Frame 1 (no input): blank canvas, image omitted
Frame 60 (no input): blank canvas, image omitted
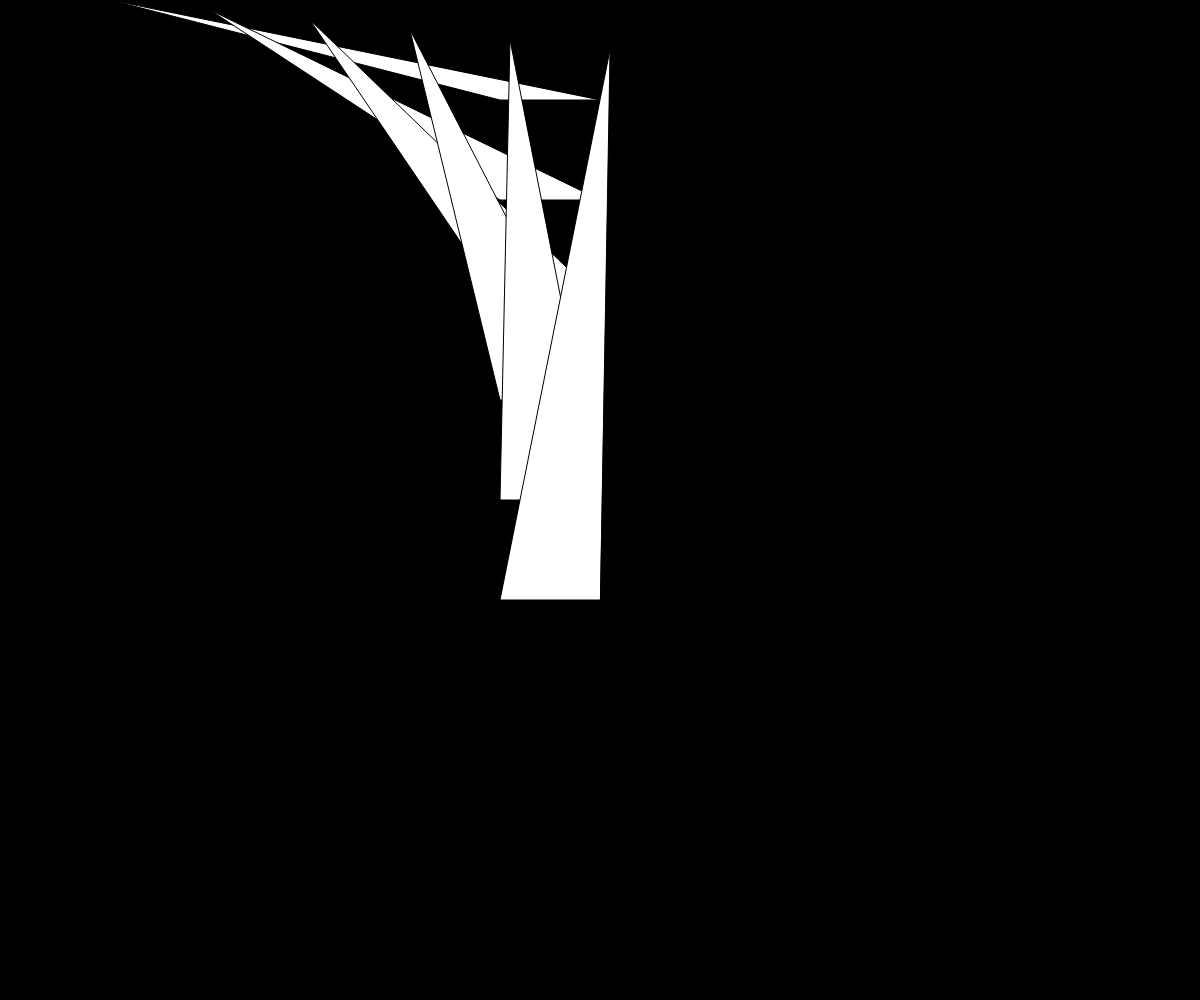
Frame 120 (the mouse pressed at the canvas centre since frame 60)

The p5.js sketch whose frames 1 and 60 were blank and that drew this single picture after the mouse press (run headless with seeded random() and noise() and a simulated clock; from frame 60 on, the mouse is pressed at the canvas centre):

// p5.js sketch
// ── sketch.js
var triangle;

let triangle_min = 0;
let triangle_max;

function setup() {
    createCanvas( windowWidth, windowHeight );

    triangle_max = width - 50;
}

function draw() {
    background( 'black' );

    // map mouseX to the position of triangle
    let triangle_size = map( mouseX, 0, width, triangle_min, triangle_max );

    // first shape
// triangle(mouseX, 300, mouseY, 100, 310, 80);
// triangle(200, mouseX, mouseY, 300, 510, 280);
// triangle(500, 300, mouseX, mouseY, 710, 480);
// triangle(800, 100, 200, mouseX, mouseY, 700);
// triangle(1000, 600, 700, 200, mouseX, mouseY);
// triangle(mouseX, 700, mouseY, 0, 10, 280);

// final shape
triangle(mouseX, 100, mouseY, 100, 110, 0);
triangle(mouseX, 200, mouseY, 200, 210, 10);
triangle(mouseX, 300, mouseY, 300, 310, 20);
triangle(mouseX, 400, mouseY, 400, 410, 30);
triangle(mouseX, 500, mouseY, 500, 510, 40);
triangle(mouseX, 600, mouseY, 600, 610, 50);




}
